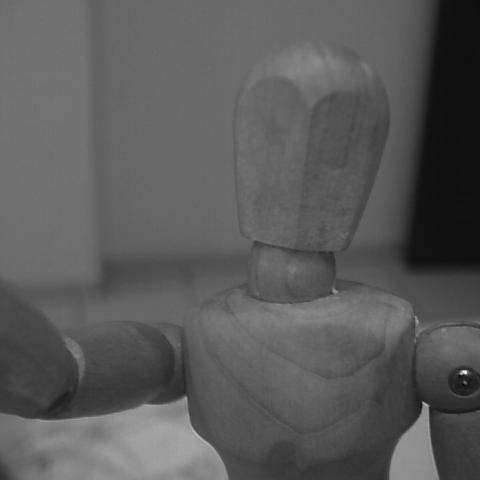
//> input picture foto1.png, 480 x 480 px, given in place of the camera
$ ./moDetec   (built with g++ and OpenCV 4)
//> lines starting //> are read from the running program, lines starting //| are printed output that depends on the picture; after the words box and inside, x2 and y2 are one past the last pixel; in counts of white or black regions, pixels touching at a corner belong together
#include <iostream>
#include <opencv2/opencv.hpp>
#include  <time.h>  // time()
#include <math.h>

using namespace cv;
using namespace std;

int main(int argc, char** argv){
  Mat image;
  int width, height;
  VideoCapture cap;
  vector<Mat> planes;
  Mat histR,histV;
  int nbins = 64;
  float range[] = {0, 256};
  const float *histrange = { range };
  bool uniform = true;
  bool acummulate = false;

	int intervalo = 500; // intervalo de atualizacao da referencia
	clock_t time_1, time_2;
  int saida = -1;
	float thres = 40, dif = 0; // threshold escolhido com base em calibracao
  double saida2;


	if(argc == 3){
		intervalo = atoi(argv[1]);
		thres = atoi(argv[2]);
	}

  cap.open(0);

  if(!cap.isOpened()){
    cout << "cameras indisponiveis";
    return -1;
  }

  width  = cap.get(CV_CAP_PROP_FRAME_WIDTH);
  height = cap.get(CV_CAP_PROP_FRAME_HEIGHT);

  cout << "largura = " << width << endl;
  cout << "altura  = " << height << endl;

  int histw = nbins, histh = nbins/2;
  Mat histImgR(histh, histw, CV_8UC3, Scalar(0,0,0));

  time_1 = clock();
  histV.setTo(Scalar(0));

  while(1){
    cap >> image;
//> image is the input picture: 480 rows x 480 cols, CV_8UC3; min 5, max 249, mean 90
    split (image, planes);
    calcHist(&planes[0], 1, 0, Mat(), histR, 1,
             &nbins, &histrange,
             uniform, acummulate);
//> histR = 64 values, max 32459 at index 26, min 0 at index 0, mean 3600

    normalize(histR, histR, 0, histImgR.rows, NORM_MINMAX, -1, Mat());
//> histR = 64 values, max 32 at index 26, min 0 at index 0, mean 3.55
		if(saida == -1){
			histV = histR.clone(); // inicializa a referencia com o primeiro quadro usando saida como flag temporariamente
//> histV has the same summary as histR
		}
    histImgR.setTo(Scalar(0));

    for(int i=0; i<nbins; i++){

			dif += abs(histV.at<float>(i)-histR.at<float>(i)); //acumula para calcular diferenca media

      line(histImgR, Point(i, histh),
           Point(i, cvRound(histR.at<float>(i))),
           Scalar(0, 0, 255), 1, 8, 0);
  }
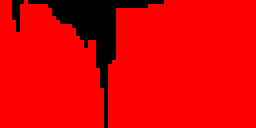
//> histImgR: 32 rows x 64 cols, CV_8UC3 (shown 4 times larger); mean B, G, R 0, 0, 226.6
//> after the loop, dif = 0
		if(dif > thres) //se a diferenca for acima do limite permitido
			circle(image,Point(image.cols/2,image.rows/2),200, Scalar(0,0,255),-200);

		dif = 0; // reseta dif pro proximo frame

    histImgR.copyTo(image(Rect(0,0 ,nbins, histh)));
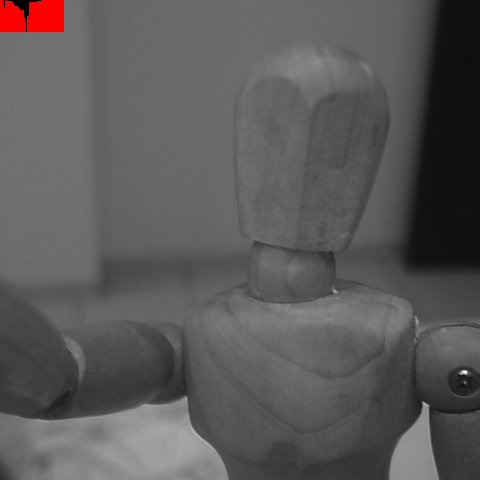
//> image: 480 rows x 480 cols, CV_8UC3; 0.89% of pixels changed, all inside (x1, y1, x2, y2) = (0, 0, 64, 32)
    imshow("image", image);
    if(waitKey(30) >= 0) break;
//> the Esc key is pressed

    saida = (int) clock() - (time_1);
    saida2 = (double) ((saida) / (double) CLOCKS_PER_SEC);
		saida2 *= 1000.0;
		if((int)saida2%intervalo<100){ //calcula o tempo para resetar a referencia
			histV = histR.clone();
		}
  }
  return 0;
}

$ run again, on foto2.png
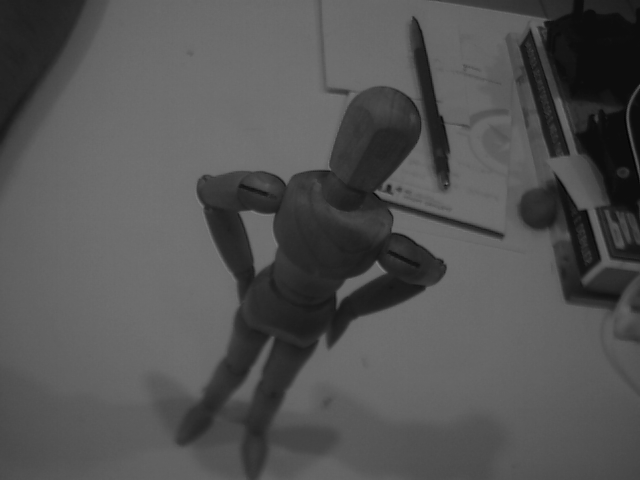
//> input picture foto2.png, 640 x 480 px, given in place of the camera
//> image is the input picture: 480 rows x 640 cols, CV_8UC3; min 4, max 124, mean 82.6
//> `calcHist(&planes[0], 1, 0, Mat(), histR, 1, &nbins, &histrange, unifor..`: histR = 64 values, max 46759 at index 27, min 0 at index 0, mean 4800
//> `normalize(histR, histR, 0, histImgR.rows, NORM_MINMAX, -1, Mat());`: histR = 64 values, max 32 at index 27, min 0 at index 0, mean 3.28
//> histV has the same summary as histR
//> after the loop `for(int i=0; i<nbins; i++)`:
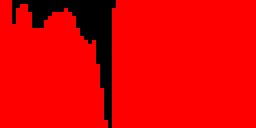
//> histImgR: 32 rows x 64 cols, CV_8UC3 (shown 4 times larger); mean B, G, R 0, 0, 228.9
//> after the loop `for(int i=0; i<nbins; i++)`: dif = 0
//> `histImgR.copyTo(image(Rect(0,0 ,nbins, histh)));`:
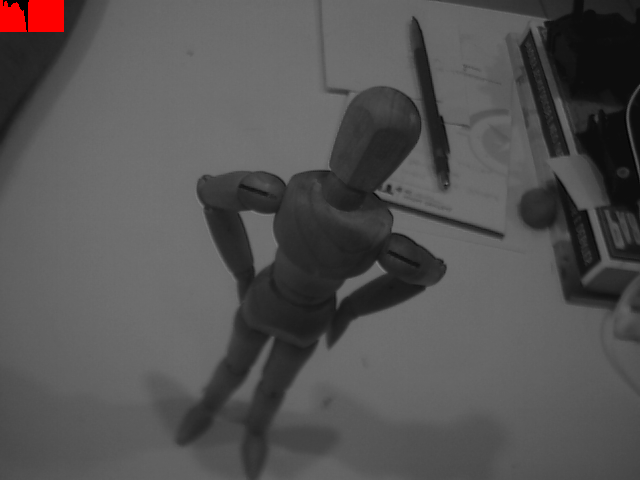
//> image: 480 rows x 640 cols, CV_8UC3; 0.67% of pixels changed, all inside (x1, y1, x2, y2) = (0, 0, 64, 32)
